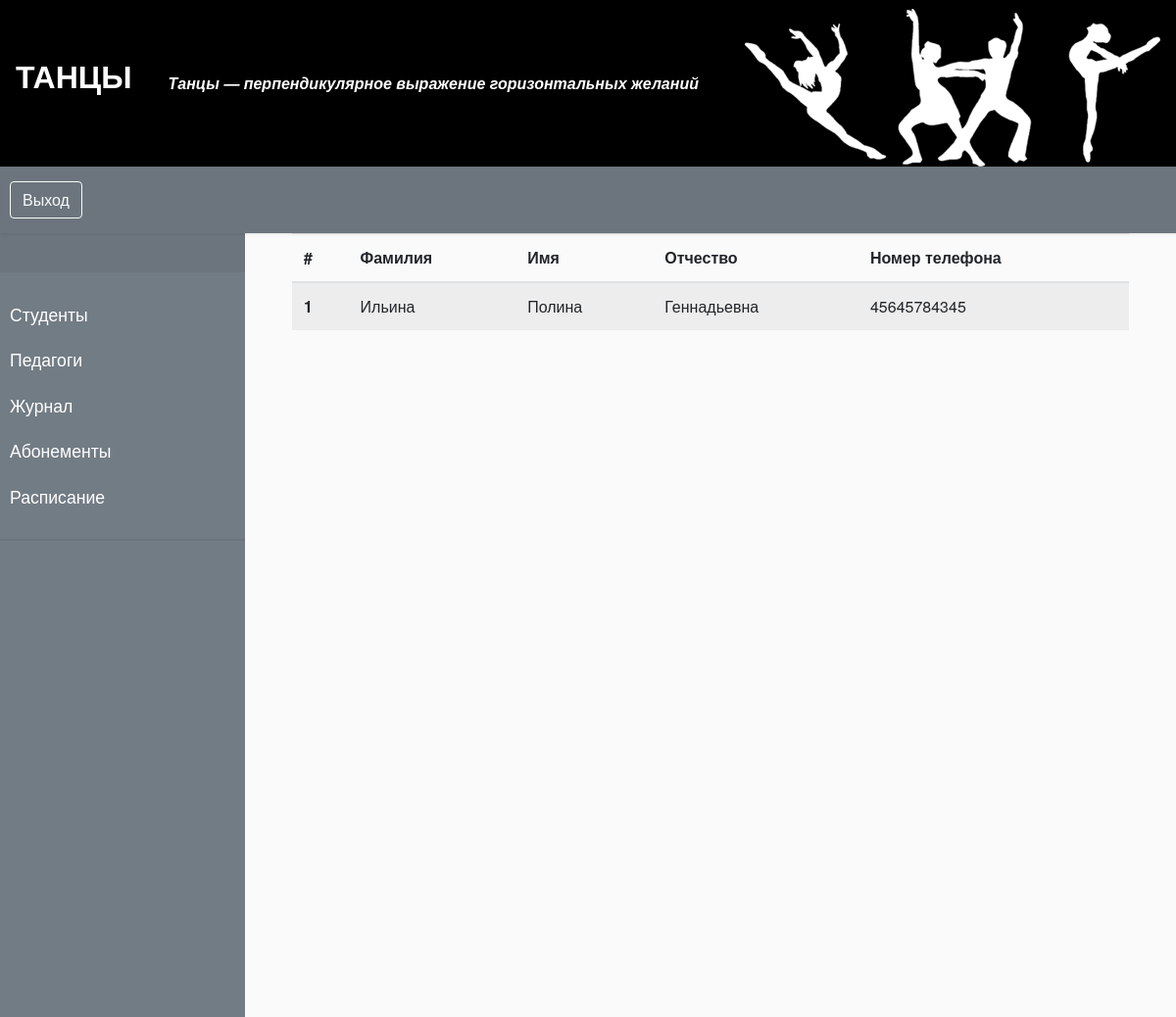
The app's page /teachers_list with its own data.
### main1/models.py (models this page shows, shortened)
class Educator(models.Model):
    name = models.CharField('Имя', max_length=50)
    surname = models.CharField('Фамилия', max_length=50)
    middle_name = models.CharField('Отчество', max_length=50)
    number = models.CharField('Номер телефона', max_length=11)
    class Meta:
        verbose_name = 'Педагог'
        verbose_name_plural = 'Педагоги'

### main1/views.py (the view)
# urls.py: path('teachers_list', Teachers_ListView.as_view(), name='teachers_list'),
class Teachers_ListView(View):
    def get(self, request):
        search_query = request.GET.get("q")
        if search_query==None:
            ob = Educator.objects.all()
        else:
            ob=Educator.objects.filter(
                name__contains=search_query
            )
        context = {
            'person': ob
        }
        return render(request, 'Manager/teachers_list.html', context=context)

### main1/templates/Manager/teachers_list.html (shortened to what this page needs)
{% extends 'Manager/baseManager.html' %}
{%block content%}
<table class="table table-striped">
  <thead>
    <tr>
      <th scope="col">#</th>
      <th scope="col">Фамилия</th>
      <th scope="col">Имя</th>
      <th scope="col">Отчество</th>
      <th scope="col">Номер телефона</th>
    </tr>
  </thead>
  <tbody>
  {% for person in person %}
  <tr>
    <th scope="row">{{ forloop.counter }}</th>
      <td>{{person.surname}}</td>
      <td>{{person.name}} </td>
      <td>{{person.middle_name}}</td>
      <td>{{person.number}}</td>
  </tr>
  {% endfor %}
  </tbody>
</table>
{% endblock %}

### main1/static/css/BaseAccUser.css (style rules this page uses)
body { font-family: "HelveticaNeue-Light", "Helvetica Neue Light", "Helvetica Neue","Lucida Grande", sans-serif; margin: 0; background: #fafafa; }

### records on screen
Educator: surname "Ильина", name "Полина", middle_name "Геннадьевна", number "45645784345"
